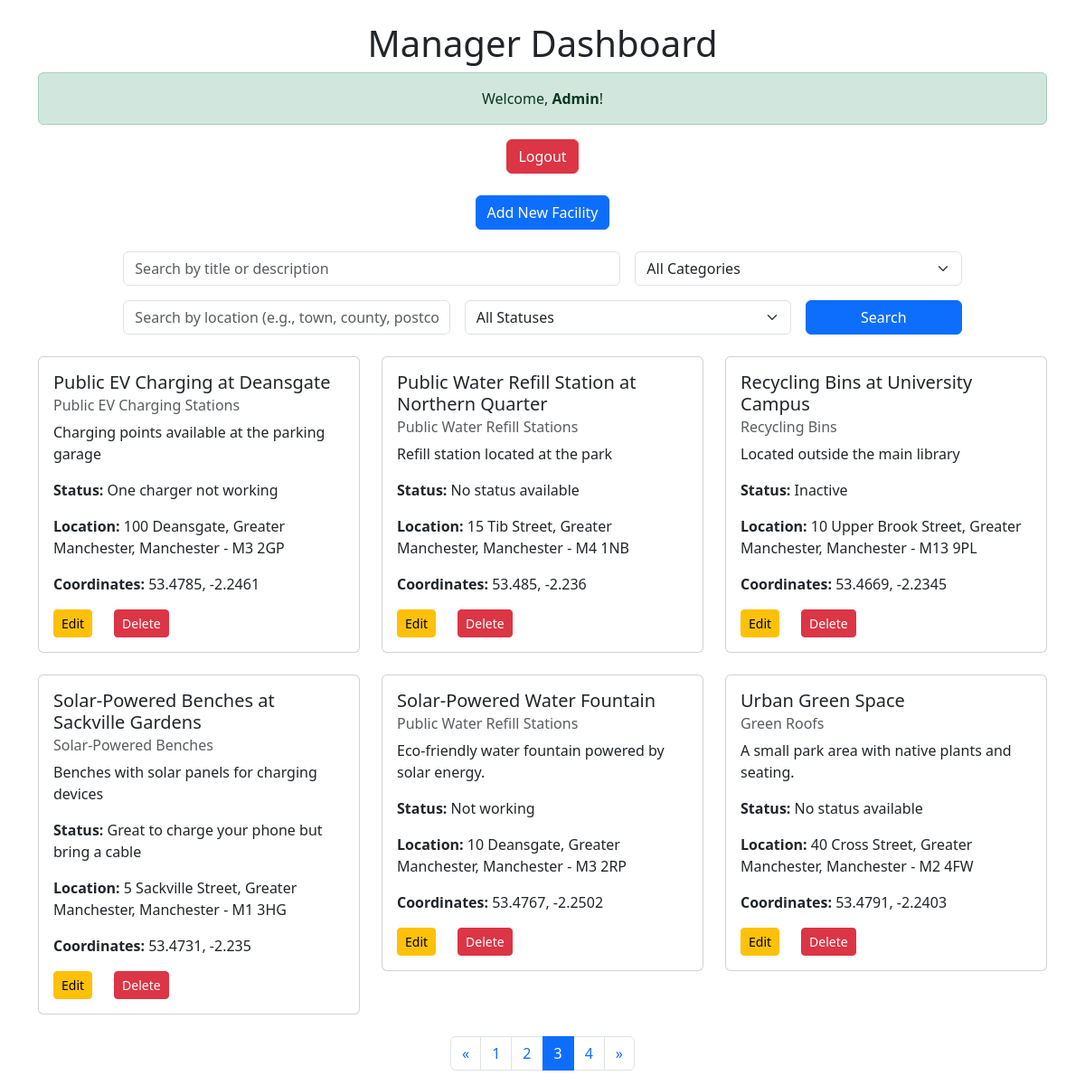
/index.php?view=dashboard&page=3 (signed in), run on the app's committed database.
### tables this page shows
CREATE TABLE "ecoFacilityStatus"
(
	id INTEGER not null
		primary key autoincrement
		unique,
	facilityId INTEGER not null
		constraint ecoFacilityStatus_ecoFacilities_id_fk
			references ecoFacilities,
	statusComment VARCHAR(100) not null
);

CREATE TABLE ecoFacilities (
                               id INTEGER PRIMARY KEY AUTOINCREMENT NOT NULL UNIQUE,
                               title VARCHAR(50) NOT NULL,
                               category INTEGER,
                               description VARCHAR(150) NOT NULL,
                               houseNumber VARCHAR(50),
                               streetName VARCHAR(50),
                               county VARCHAR(50),
                               town VARCHAR(50),
                               postcode VARCHAR(7) NOT NULL,
                               lng FLOAT NOT NULL,
                               lat FLOAT NOT NULL,
                               contributor INTEGER,
                               FOREIGN KEY (category) REFERENCES ecoCategories(id),
                               FOREIGN KEY (contributor) REFERENCES ecoUser(id)
);

CREATE TABLE "ecoCategories"
(
	id INTEGER not null
		primary key
		unique,
	name VARCHAR(50) not null
		unique
);

### controllers/FacilityController.php (called while the page is built, shortened)
<?php
class FacilityController {
    private $facilityModel;
    public function __construct($facilityModel) {
        $this->facilityModel = $facilityModel;
    }
    public function browseFacilities($search = '', $category = null, $location = null, $status = null) {
        return $this->facilityModel->searchFacilities($search, $category, $location, $status);
    }
    public function getPaginatedFacilities($page, $limit, $search = '', $category = null, $location = null, $status = null) {
        $offset = ($page - 1) * $limit;
        return $this->facilityModel->getPaginatedFacilities($offset, $limit, $search, $category, $location, $status);
    }
    public function getTotalFacilities($search = '', $category = null) {
        return $this->facilityModel->getTotalFacilities($search, $category);
    }
}
?>

### models/Facility.php (called while the page is built, shortened)
<?php
class Facility {
    private $pdo;
    public function __construct($pdo) {
        $this->pdo = $pdo;
    }
    public function searchFacilities($search = '', $category = null, $location = null, $status = null) {
        $query = "
        SELECT ecoFacilities.*,
               ecoCategories.name AS category_name,
               ecoUser.username AS contributor_name,
               (SELECT statusComment
                FROM ecoFacilityStatus
                WHERE facilityId = ecoFacilities.id
                ORDER BY ROWID DESC LIMIT 1) AS statusComment
        FROM ecoFacilities
        LEFT JOIN ecoCategories ON ecoFacilities.category = ecoCategories.id
        LEFT JOIN ecoUser ON ecoFacilities.contributor = ecoUser.id
        WHERE (ecoFacilities.title LIKE :search OR ecoFacilities.description LIKE :search)
    ";
        $query .= " ORDER BY ecoFacilities.title ASC";
        $stmt = $this->pdo->prepare($query);
        $params = [
            ':search' => '%' . $search . '%',
        ];
        $stmt->execute($params);
        return $stmt->fetchAll(PDO::FETCH_ASSOC);
    }
    public function getPaginatedFacilities($offset, $limit, $search = '', $category = null, $location = null, $status = null) {
        $query = "
        SELECT ecoFacilities.*,
               ecoCategories.name AS category_name,
               ecoUser.username AS contributor_name,
               (SELECT statusComment
                FROM ecoFacilityStatus
                WHERE facilityId = ecoFacilities.id
                ORDER BY ROWID DESC LIMIT 1) AS statusComment
        FROM ecoFacilities
        LEFT JOIN ecoCategories ON ecoFacilities.category = ecoCategories.id
        LEFT JOIN ecoUser ON ecoFacilities.contributor = ecoUser.id
        WHERE (ecoFacilities.title LIKE :search OR ecoFacilities.description LIKE :search)
    ";
        $query .= " ORDER BY ecoFacilities.title ASC LIMIT :offset, :limit";
        $stmt = $this->pdo->prepare($query);
        $params = [
            ':search' => '%' . $search . '%',
            ':offset' => $offset,
            ':limit' => $limit,
        ];
        $stmt->bindValue(':offset', $offset, PDO::PARAM_INT);
        $stmt->bindValue(':limit', $limit, PDO::PARAM_INT);
        $stmt->execute($params);
        return $stmt->fetchAll(PDO::FETCH_ASSOC);
    }
    public function getTotalFacilities($search = '', $category = null, $location = null, $status = null) {
        $query = "
    SELECT COUNT(*) as total
    FROM ecoFacilities
    WHERE (title LIKE :search OR description LIKE :search)
";
        $stmt = $this->pdo->prepare($query);
        $params = [
            ':search' => '%' . $search . '%',
        ];
        $stmt->execute($params);
        return $stmt->fetch(PDO::FETCH_ASSOC)['total'];
    }
}

### views/manager/dashboard.php (the view, shortened to what this page needs)
<?php
$page = isset($_GET['page']) ? (int)$_GET['page'] : 1;
$limit = 6;
$location = $_GET['location'] ?? null;
$status = $_GET['status'] ?? null;
$total = $facilityController->getTotalFacilities($search, $category, $location, $status);
$facilities = $facilityController->getPaginatedFacilities($page, $limit, $search, $category, $location, $status);
$totalPages = ceil($total / $limit);
?>
<!DOCTYPE html>
<html>
<head>
    <link href="https://cdn.jsdelivr.net/npm/bootstrap@5.3.3/dist/css/bootstrap.min.css" rel="stylesheet">
</head>
<body>
<div class="container mt-4">
    <h1 class="text-center">Manager Dashboard</h1>
    <div class="alert alert-success text-center">
        Welcome, <strong><?php echo htmlspecialchars($_SESSION['username']); ?></strong>!
    </div>
    <div class="text-center mb-4">
        <a href="/ecoBuddy/index.php?view=logout" class="btn btn-danger">Logout</a>
    </div>
    <div class="text-center mb-4">
        <a href="/ecoBuddy/index.php?view=add_facility" class="btn btn-primary">
            <i class="fas fa-plus"></i> Add New Facility
        </a>
    </div>
    <form method="GET" action="/ecoBuddy/index.php" class="mb-4">
        <div class="row g-3 justify-content-center">
            <div class="col-md-6">
                <input type="text" name="search" class="form-control" placeholder="Search by title or description"
                       value="<?php echo htmlspecialchars($_GET['search'] ?? ''); ?>">
            </div>
            <div class="col-md-4">
                <select name="category" class="form-select">
                    <option value="">All Categories</option>
                </select>
            </div>
            <div class="col-md-4">
                <input type="text" name="location" class="form-control" placeholder="Search by location (e.g., town, county, postcode)"
                       value="<?php echo htmlspecialchars($_GET['location'] ?? ''); ?>">
            </div>
            <div class="col-md-4">
                <select name="status" class="form-select">
                    <option value="">All Statuses</option>
                </select>
            </div>
            <div class="col-md-2">
                <button type="submit" class="btn btn-primary w-100">Search</button>
            </div>
        </div>
    </form>
    <?php if (!empty($facilities)) : ?>
        <div class="row">
            <?php foreach ($facilities as $facility) : ?>
                <div class="col-md-4 mb-4">
                    <div class="card">
                        <div class="card-body">
                            <h5 class="card-title"><?php echo htmlspecialchars($facility['title']); ?></h5>
                            <h6 class="card-subtitle mb-2 text-muted"><?php echo htmlspecialchars($facility['category_name']); ?></h6>
                            <p class="card-text"><?php echo htmlspecialchars($facility['description']); ?></p>
                            <p><strong>Status:</strong>
                                <?php echo !empty($facility['statusComment'])
                                    ? htmlspecialchars($facility['statusComment'])
                                    : 'No status available'; ?>
                            </p>
                            <p><strong>Location:</strong>
                                <?php echo htmlspecialchars($facility['houseNumber'] . ' ' . $facility['streetName'] . ', ' . $facility['county'] . ', ' . $facility['town'] . ' - ' . $facility['postcode']); ?>
                            </p>
                            <p><strong>Coordinates:</strong>
                                <?php echo !empty($facility['lat']) && !empty($facility['lng'])
                                    ? htmlspecialchars($facility['lat'] . ', ' . $facility['lng'])
                                    : 'Coordinates not available'; ?>
                            </p>
                            <div class="d-flex justify-content-start gap-4">
                                <a href="/ecoBuddy/index.php?view=edit_facility&id=<?php echo $facility['id']; ?>" class="btn btn-warning btn-sm">
                                    Edit
                                </a>
                                <a href="/ecoBuddy/index.php?view=delete_facility&id=<?php echo $facility['id']; ?>" class="btn btn-danger btn-sm"
                                   onclick="return confirm('Are you sure you want to delete this facility?');">
                                    Delete
                                </a>
                            </div>
                        </div>
                    </div>
                </div>
            <?php endforeach; ?>
        </div>
        <nav aria-label="Page navigation">
            <ul class="pagination justify-content-center">
                <?php if ($page > 1): ?>
                    <li class="page-item">
                        <a class="page-link" href="?view=dashboard&page=<?php echo $page - 1; ?>" aria-label="Previous">
                            <span aria-hidden="true">&laquo;</span>
                        </a>
                    </li>
                <?php endif; ?>
                <?php for ($i = 1; $i <= $totalPages; $i++): ?>
                    <li class="page-item <?php echo $i === $page ? 'active' : ''; ?>">
                        <a class="page-link" href="?view=dashboard&page=<?php echo $i; ?>"><?php echo $i; ?></a>
                    </li>
                <?php endfor; ?>
                <?php if ($page < $totalPages): ?>
                    <li class="page-item">
                        <a class="page-link" href="?view=dashboard&page=<?php echo $page + 1; ?>" aria-label="Next">
                            <span aria-hidden="true">&raquo;</span>
                        </a>
                    </li>
                <?php endif; ?>
            </ul>
        </nav>
    <?php else : ?>
        <div class="alert alert-warning text-center">No facilities found. Try adjusting your search criteria.</div>
    <?php endif; ?>
</div>
</body>
</html>

### data on the page
ecofacilitystatus: facilityId.title "Public EV Charging at Deansgate", ecocategories.name "Public EV Charging Stations", facilityId.description "Charging points available at the parking garage", statusComment "One charger not working", facilityId.postcode "100 Deansgate, Greater Manchester, Manchester - M3 2GP", facilityId.lng "53.4785, -2.2461"
ecofacilities: title "Public Water Refill Station at Northern Quarter", category.name "Public Water Refill Stations", description "Refill station located at the park", shows "No status available", houseNumber+streetName+county "15 Tib Street, Greater Manchester, Manchester - M4 1NB", lat+lng "53.485, -2.236"
ecofacilitystatus: facilityId.title "Recycling Bins at University Campus", ecocategories.name "Recycling Bins", facilityId.description "Located outside the main library", statusComment "Inactive", facilityId.postcode "10 Upper Brook Street, Greater Manchester, Manchester - M13 9PL", facilityId.lng "53.4669, -2.2345"
ecofacilitystatus: facilityId.title "Solar-Powered Benches at Sackville Gardens", ecocategories.name "Solar-Powered Benches", facilityId.description "Benches with solar panels for charging devices", statusComment "Great to charge your phone but bring a cable", facilityId.postcode "5 Sackville Street, Greater Manchester, Manchester - M1 3HG", facilityId.lng "53.4731, -2.235"
ecofacilitystatus: facilityId.title "Solar-Powered Water Fountain", ecocategories.name "Public Water Refill Stations", facilityId.description "Eco-friendly water fountain powered by solar energy.", statusComment "Not working", facilityId.postcode "10 Deansgate, Greater Manchester, Manchester - M3 2RP", facilityId.lng "53.4767, -2.2502"
ecofacilities: title "Urban Green Space", category.name "Green Roofs", description "A small park area with native plants and seating.", shows "No status available", houseNumber+streetName+county "40 Cross Street, Greater Manchester, Manchester - M2 4FW", lat+lng "53.4791, -2.2403"

### other printed values
$_SESSION['username'] "Admin"
